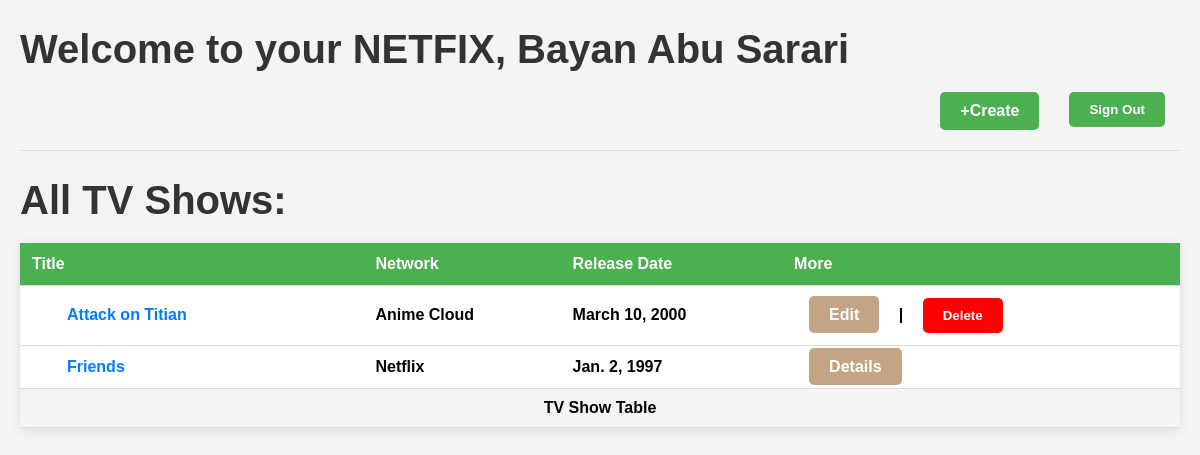
The app's page /home-page (signed in), older data.
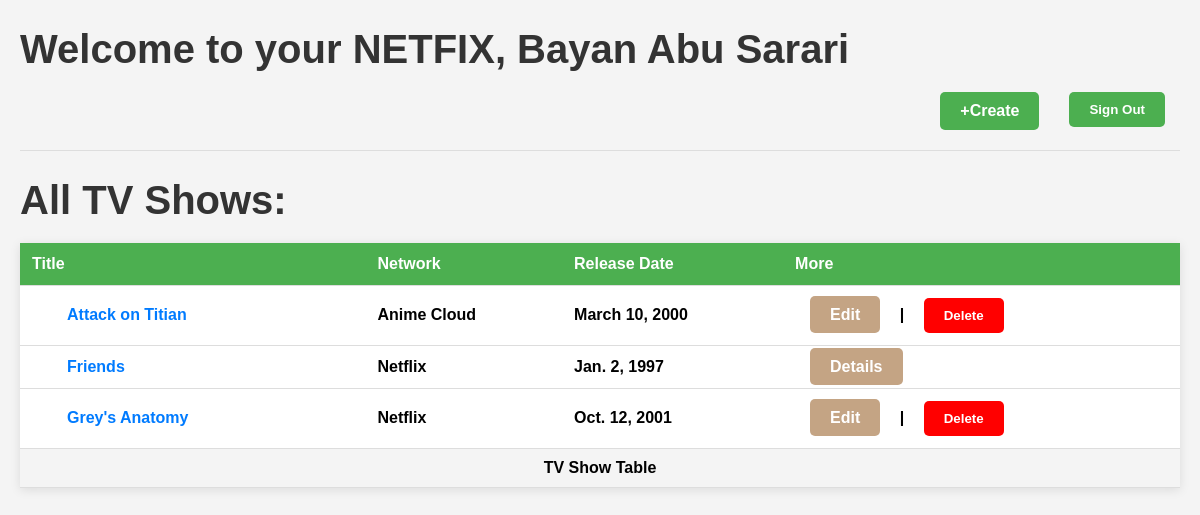
The same page, newer data.
### Show_App/models.py (models this page shows, shortened)
class User(models.Model):
    first_name = models.CharField(max_length=50)
    last_name = models.CharField(max_length=50)
    email = models.EmailField(unique=True)
    password = models.CharField(max_length=255)
    created_at = models.DateTimeField(auto_now_add=True)
    updated_at = models.DateTimeField(auto_now=True)
    objects= UserManager()

class Show(models.Model):
    title = models.CharField(max_length=100, unique=True)
    network = models.CharField(max_length=50)
    comment = models.TextField()
    release_date = models.DateField()
    created_at = models.DateTimeField(auto_now_add=True)
    updated_at = models.DateTimeField(auto_now=True)
    objects = ShowManager()
    users = models.ManyToManyField(User, related_name='shows')
    created_by = models.ForeignKey(User, on_delete=models.CASCADE, related_name='created_shows', null=True, blank=True)

### Show_App/views.py (the view)
# urls.py: path('home-page', views.home_page, name= 'home_page'),
def home_page(request):
    user_id = request.session.get('user_id')
    user =User.objects.get(id=user_id)
    shows = Show.objects.all()
    return render(request, 'HomePage.html', {'user': user, 'shows':shows} )

### templates/HomePage.html (shortened to what this page needs)
<!DOCTYPE html>
<html lang="en">
<head>
</head>
<body>
    <h1>Welcome to your NETFIX,  {{user.first_name}} {{user.last_name}}</h1>
    <div class="nav">
        <a href="{% url 'create_show_page' %}">+Create</a>
        <form method="post" action="{% url 'sign_out' %}" style="display:inline;">
            <button type="submit">Sign Out</button>
        </form>
    </div>
    <hr>
    <h1>All TV Shows:</h1>
    <table>
        <thead>
            <tr>
                <td>Title</td>
                <td>Network</td>
                <td>Release Date</td>
                <td>More</td>
            </tr>
        </thead>
        <tbody>
            {% for show in shows %}
            <tr>
                <td><a href="{% url 'show_details' show.id %}" id="show-title">{{ show.title }}</a></td>
                <td>{{ show.network }}</td>
                <td>{{ show.release_date }}</td>
                <td>
                    {% if user and show.created_by.id == user.id %}
                        <a href="{% url 'update_show' show.id %}" style="background-color: #C4A484;">Edit</a> |
                        <form method="post" action="{% url 'delete_show' show.id %}" style="display:inline;">
                            <button type="submit" style="background-color: red; color: white; border: none; cursor: pointer;">Delete</button>
                        </form>
                    {% else %}
                        <a href="{% url 'show_details' show.id %}" style="background-color: #C4A484;">Details</a>
                    {% endif %}
                </td>
            </tr>
            {% empty %}
            <tr>
                <td colspan="4">No shows available.</td>
            </tr>
            {% endfor %}
        </tbody>
        <tfoot>
            <tr>
                <td colspan="4">TV Show Table</td>
            </tr>
        </tfoot>
    </table>
</body>
</html>

### templates/HomePage.html (style rules this page uses)
body { font-family: Arial, sans-serif; background-color: #f4f4f4; margin: 20px; }
h1 { color: #333; font-size: 2.5em; margin-bottom: 20px; }
.nav { display: flex; justify-content: flex-end; margin-bottom: 20px; }
a { margin: 0 15px; padding: 10px 20px; text-decoration: none; color: white; font-weight: bold; background-color: #4CAF50; border-radius: 5px; transition: background-color 0.3s; }
button { margin: 0 15px; padding: 10px 20px; background-color: #4CAF50; color: white; border: none; border-radius: 5px; cursor: pointer; font-weight: bold; transition: background-color 0.3s; }
hr { border: 0; height: 1px; background: #ddd; margin: 20px 0; }
table { width: 100%; border-collapse: collapse; background-color: white; box-shadow: 0 2px 10px rgba(0, 0, 0, 0.1); }
thead { background-color: #4CAF50; color: white; }
th, td { padding: 12px; text-align: left; border-bottom: 1px solid #ddd; font-weight: bold; }
tfoot { background-color: #f4f4f4; font-weight: bold; }
tfoot td { text-align: center; padding: 10px; }
a#show-title { background-color: transparent; color: #007BFF; text-decoration: none; transition: color 0.3s; }

Row changes from the older to the newer data that the page shows:
added Show: title "Grey's Anatomy", network "Netflix", release_date "Oct. 12, 2001", shows "Edit"
